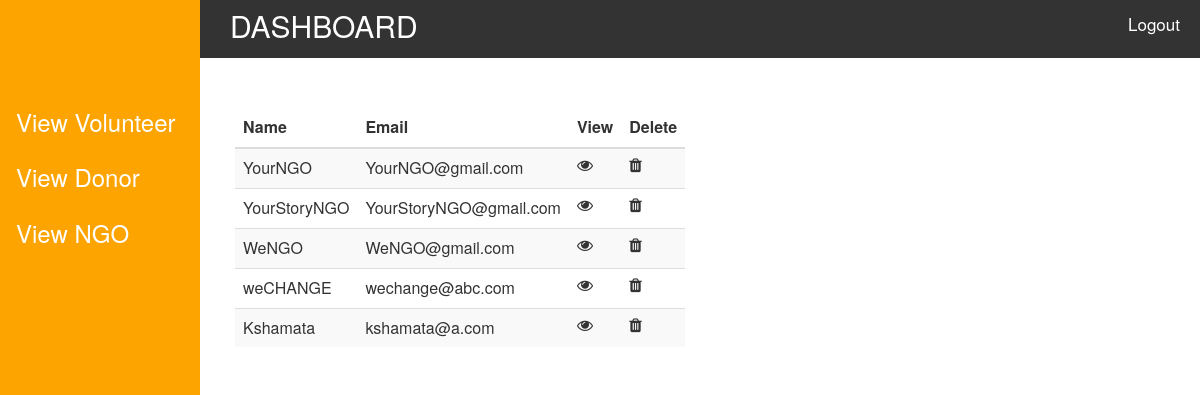
Page /viewngo.php on the committed database.
### tables this page shows
CREATE TABLE `ngo` (
  `NID` int(11) NOT NULL,
  `ORGNAME` varchar(100) DEFAULT NULL,
  `OADDRESS` varchar(200) DEFAULT NULL,
  `N_EMAIL` varchar(100) DEFAULT NULL,
  `NPHNUMBER` varchar(10) NOT NULL
);

### pages/includes/functions.php (called while the page is built, shortened)
<?php
$connection = mysqli_connect(SERVER,USER,PASSWORD,DB);
function getngo(){
    global $connection;
    $query = "SELECT * FROM ngo";
    $ngo=mysqli_query($connection,$query);
    if($row=mysqli_fetch_all($ngo)){
        return($row);
    }
}
?>

### viewngo.php (the view, shortened to what this page needs)
  <?php
  require_once("pages/includes/functions.php");
  $vol=getngo();
  ?>
  <html>
      <head>
          <link rel="stylesheet" href="https://cdnjs.cloudflare.com/ajax/libs/font-awesome/4.7.0/css/font-awesome.min.css">
          <link rel="stylesheet" href="vendors/bootstrap/css/bootstrap.min.css">
          <link rel="stylesheet" href="vendors/datatables/datatables.min.css">
          <link rel="stylesheet" href="vendors/datatables/plugins/bootstrap/datatables.bootstrap.css">
          <link rel="stylesheet" href="header.css">
      </head>
      <body>
          <div class="topnav" id="myTopnav">
    <span class="logo">DASHBOARD</span>
    <a href="index.php" class="pull-right">Logout</a>
  </div>
    <div class="sidenav">
    <div class="top-wala">
    <a href="header.php">View Volunteer</a>
    <a href="viewdonor.php">View Donor</a>
    <a href="viewngo.php">View NGO</a>
  </div>
  </div>
 <div class="container" style="
    margin-left: 0px;
">
  <table class="table table-striped" style="margin-top:50px;margin-left:220px;width: 300px">
    <thead>
      <tr>
        <th scope="col">Name</th>
        <th scope="col">Email</th>
         <th scope="col">View</th>
        <th scope="col">Delete</th>
      </tr>
    </thead>
    <tbody>
      <?php foreach ($vol as $key => $value) {
        ;?>
        <tr>
          <td><?php echo $value[1] ;?></td>
          <td><?php echo $value[3] ;?></td>
          <td><i class="fa fa-eye" aria-hidden="true"></i></td>
          <td><i class="fa fa-trash" aria-hidden="true"></i></td>
        </tr>
        <?php
      }
      ?>
    </tbody>
  </table>
</div>
</body>
  <span onclick="openNav()">open</span>
  </html>

### header.css (style rules this page uses)
.topnav { background-color: #333; overflow: hidden; margin-top: -10px; }
.topnav a { float: right; display: block; color: white; text-align: center; padding: 22px 20px; text-decoration: none; font-size: 17px; }
.logo { color: white; font-size: 30px; margin-left: 230px; float: left; padding-top: 15px; }
.sidenav { height: 100%; width: 200px; position: fixed; z-index: 1; top: 0; left: 0; background-color: #fda401; overflow-x: hidden; padding-top: 20px; }
.top-wala { margin-top:70px; }
.sidenav a { padding: 15px 8px 6px 16px; text-decoration: none; font-size: 24px; color: white; display: block; }

### rows in the picture
ngo: ORGNAME "YourNGO", N_EMAIL "YourNGO@gmail.com"
ngo: ORGNAME "YourStoryNGO", N_EMAIL "YourStoryNGO@gmail.com"
ngo: ORGNAME "WeNGO", N_EMAIL "WeNGO@gmail.com"
ngo: ORGNAME "weCHANGE", N_EMAIL "wechange@abc.com"
ngo: ORGNAME "Kshamata", N_EMAIL "kshamata@a.com"
